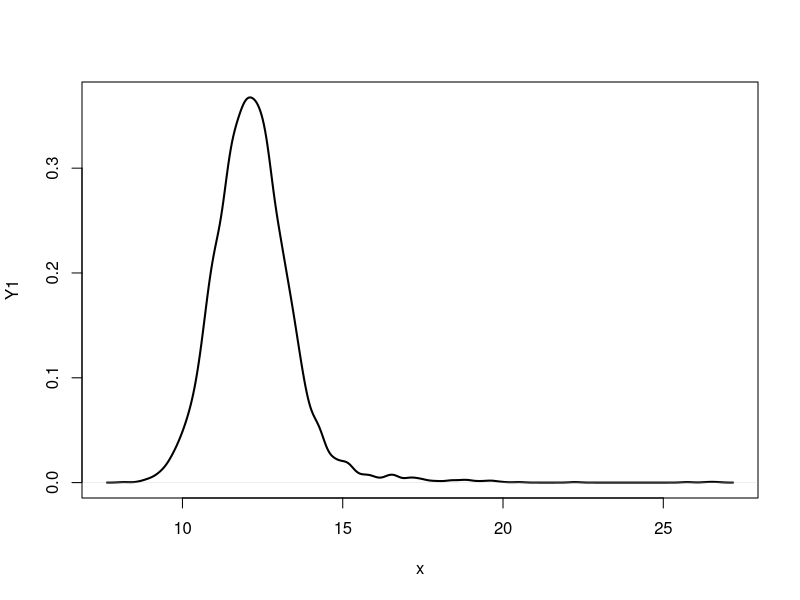
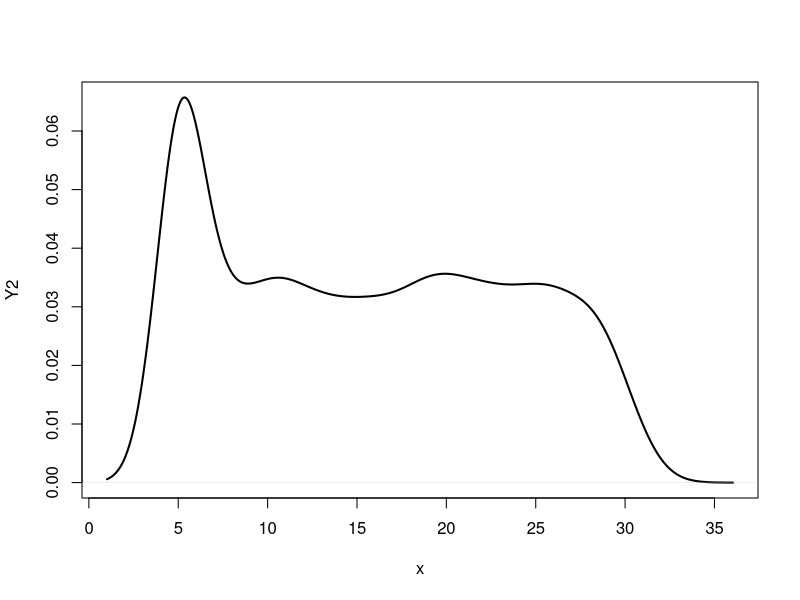
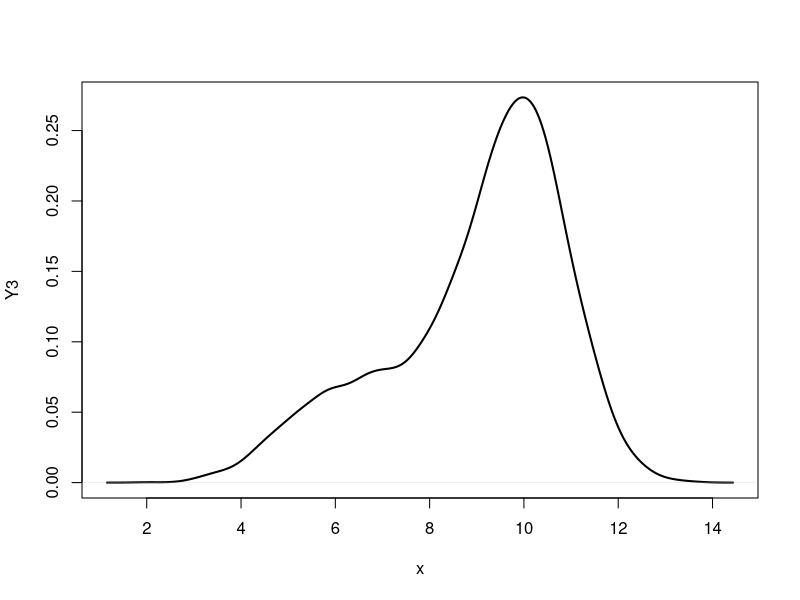
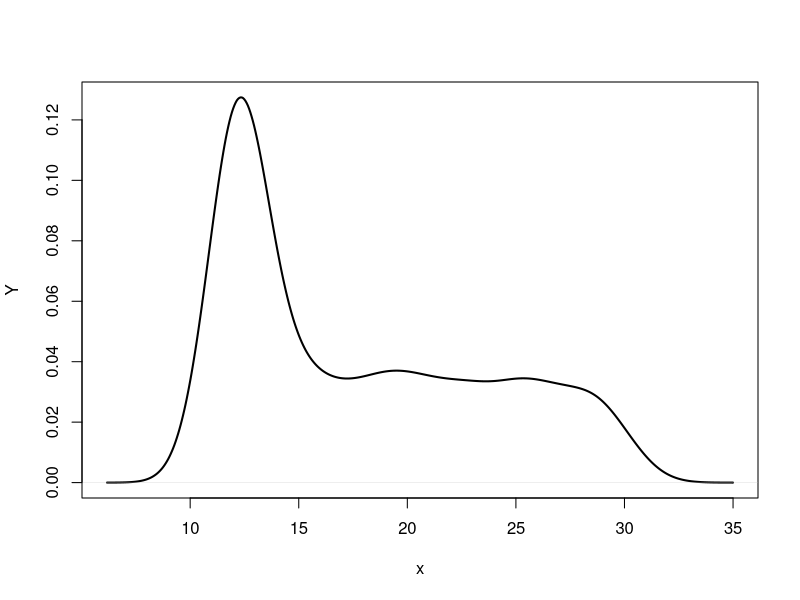

The R source for these figures, in order: (Note: this script raises an error after producing the figures.)
library(readr)

valA = runif(5000)
valB = runif(5000)
valC = runif(5000)

error1 = rnorm(5000, 0, 1)
error2 = rnorm(5000, 0, 1)
error3 = rnorm(5000, 0, 1)

xpA = 10/((-log(valA))^(1/10))
xpB = 30*valB
xpC = -10*log(1-valC)

y1 = pmax(12, xpA) + error1
y2 = pmax(5, xpB + error2)
y3 = pmin(10, xpC + 5) + error3

fy1 = density(y1)
fy2 = density(y2)
fy3 = density(y3)

plot(fy1, col = 1, lwd = 2,
     main = "", xlab = "x", ylab = "Y1")
EY1 = sum(fy1$x * fy1$y) * diff(fy1$x[1:2])

plot(fy2, col = 1, lwd = 2,
     main = "", xlab = "x", ylab = "Y2")
EY2 = sum(fy2$x * fy2$y) * diff(fy2$x[1:2])

plot(fy3, col = 1, lwd = 2,
     main = "", xlab = "x", ylab = "Y3")
EY3 = sum(fy3$x * fy3$y) * diff(fy3$x[1:2])


#cuartiles Q1

quantile(y1, 0.25)
quantile(y1, 0.5)
quantile(y1, 0.75)

#cuartiles Q2
quantile(y2, 0.25)
quantile(y2, 0.5)
quantile(y2, 0.75)

#cuartiles Q3
quantile(y3, 0.25)
quantile(y3, 0.5)
quantile(y3, 0.75)


mayorY = pmax(y1, y2, y3)
mean(mayorY)
sd(mayorY)
#cuartiles Y
quantile(mayorY, 0.25)
quantile(mayorY, 0.5)
quantile(mayorY, 0.75)
quantile(mayorY, 1)
plot(density(mayorY), col = 1, lwd = 2,
     main = "", xlab = "x", ylab = "Y")

esperas = read_csv("esperas.csv")
head(esperas)
quantile(esperas$muestra1, seq(0.02,0.98,0.02))
quantile(esperas$muestra2, seq(0.02,0.98,0.02))
quantile(Y, seq(0.02,0.98,0.02))
quantile(y1, seq(0.02,0.98,0.02))
quantile(y2, seq(0.02,0.98,0.02))
quantile(y3, seq(0.02,0.98,0.02))

